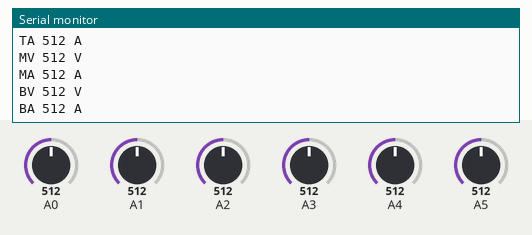
Bench run of a sketch on a simulated Arduino Uno, built with avr-gcc and run on an emulated ATmega328P. Parts: the last lines printed to the serial monitor. The inputs (shaded band) are chosen by the test bench; at power-on: A0 = 512, A1 = 512, A2 = 512, A3 = 512, A4 = 512, A5 = 512.

Above: at 1.8 s.
1.9 s: A0 set to 716
3.4 s: A1 set to 716
4.9 s: A2 set to 716
6.4 s: A3 set to 716
At 7.7 s:
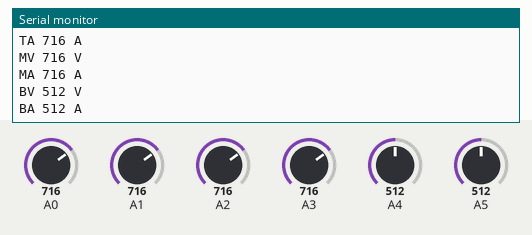
7.9 s: A4 set to 716
At 8.8 s:
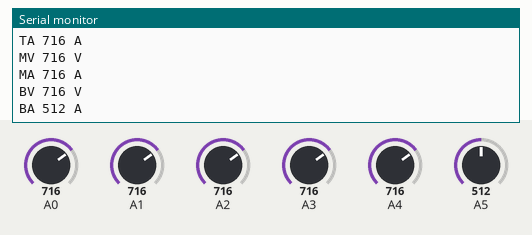
9.4 s: A5 set to 716
At 10.6 s:
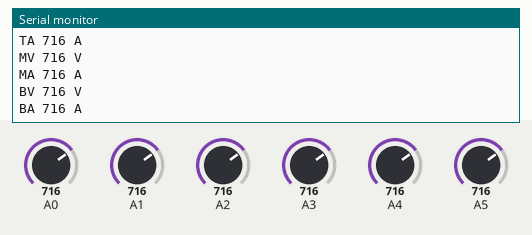

Measured:
- after the input at 6.4 s, the serial monitor: prints a new line after 0.65 s (image 1)
- after the input at 7.9 s, the serial monitor: prints a new line after 0.16 s (image 2)
- after the input at 9.4 s, the serial monitor: prints a new line after 0.67 s (image 3)

The sketch:

voltageread.ino
```cpp
void setup() {

  Serial.begin(9600);
}

void loop() {

  Serial.print("TV ");
  Serial.print(analogRead(A0));
  Serial.println(" V");
  Serial.print("TA ");
  Serial.print(analogRead(A1));
  Serial.println(" A");
  Serial.print("MV ");
  Serial.print(analogRead(A2));
  Serial.println(" V");
  Serial.print("MA ");
  Serial.print(analogRead(A3));
  Serial.println(" A");
  Serial.print("BV ");
  Serial.print(analogRead(A4));
  Serial.println(" V");
  Serial.print("BA ");
  Serial.print(analogRead(A5));
  Serial.println(" A");
  delay(1000);
}
```
